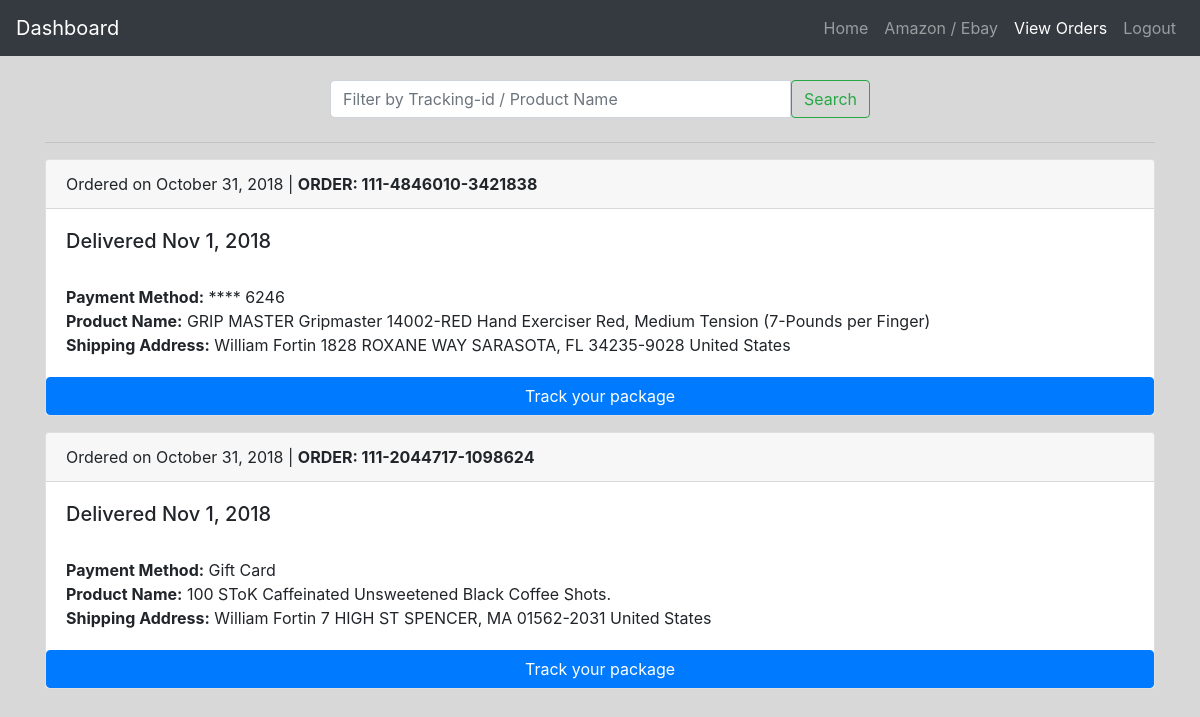
The app's page /amazon/orders/ (signed in) with its own data.
### orders/models.py (models this page shows, shortened)
class Orders(models.Model):
    user_seller = models.ForeignKey(SellerAccount, on_delete=models.CASCADE)
    orderData   = models.CharField(max_length=120)
    orderNumber = models.CharField(max_length=120)
    trackingID = models.CharField(max_length=150)
    orderStatus = models.CharField(max_length=120)
    shippingAddress = models.TextField(max_length=120)
    paymentMethod = models.TextField(max_length=120)
    productName = models.CharField(max_length=120)
    objects = OrderManager()

### orders/views.py (the view)
class OrdersListView(ListView):
    template_name = 'orders/orders_list.html'
    get_context_with_modal = get_context_with_modal
    def get_context_data(self, *args, **kwargs):
        context = super(OrdersListView, self).get_context_data(*args, **kwargs)
        context['my_context'] = get_context_with_modal(context['object_list'])
        return context
    def get_queryset(self, *args, **kwargs):
        request = self.request
        if request.user.is_authenticated and request.user.is_superuser:
            user_seller = request.user.selleraccount_set.all()
            if len(user_seller) > 0:
                user_seller = user_seller[0]
            else:
                user_seller = None
        else:
            user_seller = None
        query   = request.GET.get('q', None)
        if query is not None:
            return Orders.objects.search(query, self.request.user)
        return Orders.objects.filter(user_seller=user_seller)
    def render_to_response(self, context):
        if self.request.user.is_authenticated and self.request.user.is_superuser:
            return super(OrdersListView, self).render_to_response(context)
        return redirect('/accounts/login')

### orders/views.py (called while the page is built)
def get_context_with_modal(qs):
    l = []
    if qs:
        for each in qs:
            order = Orders.objects.filter(orderNumber=each.orderNumber)
            u = order[0]
            order = order.values()[0]
            temp = {}
            temp['TrackingNumber'] = u.trackingID
            dates = TrackingDetails.objects.filter(orders=u).values('date').distinct()
            for h in dates:
                temp[h['date']] = TrackingDetails.objects.filter(date=h['date'], orders=u).values('time', 'activity')
            order['track'] = temp
            l.append(order)
    return l

### orders/templates/orders/orders_list.html (shortened to what this page needs)
{% extends 'seller/base.html' %}
{% block main %}
  <div class="container">
    <div class="row">
      <div class="col-6 mx-auto mb-2 mt-4">
        <form method="GET" action="" class="form my-2 my-lg-0 search-form">
          <div class="input-group">
            <input class="form-control" type="text" placeholder="Filter by Tracking-id / Product Name" aria-label="Search" name="q" value="{{ request.GET.q }}">
            <span class="input-group-btn">
              <button class="btn btn-outline-success" type="submit">Search</button>
            </span>
          </div>
        </form>
      </div>
    </div>
    <hr />
    {% include 'orders/snippets/orderListing.html' with object_list=object_list %}
  </div>
{% endblock %}

### amazon_seller/templates/seller/base.html (shortened to what this page needs)
{% load static %}
<!DOCTYPE html>
<html lang="en" dir="ltr">
  <head>
    {% include 'seller/base/css.html' %}
  </head>
  <body style="background-color: #d8d8d8">
    {% include 'seller/snippets/top_navbar.html' %}
    <main>
    {% block main %}
    {% endblock %}
  </body>
</html>

### amazon_seller/templates/seller/base/css.html (shortened to what this page needs)
<link rel="stylesheet" href="https://stackpath.bootstrapcdn.com/bootstrap/4.1.3/css/bootstrap.min.css">

### amazon_seller/templates/seller/snippets/top_navbar.html (shortened to what this page needs)
{% url 'amazon:home' as home_url %}
{% url 'amazon:setup' as setup_url %}
{% url 'amazon:orders' as orders_url %}
<nav class="navbar navbar-expand-lg navbar-dark bg-dark">
  <a class="navbar-brand" href="#">Dashboard</a>
  <div class="collapse navbar-collapse" id="navbarSupportedContent">
    <ul class="navbar-nav ml-auto">
      <li class="nav-item">
        <a class="nav-link {% if request.path == home_url %}active{% endif %}" href="{% url 'amazon:home' %}">Home</a>
      </li>
      <li class="nav-item">
        <a class="nav-link {% if request.path == setup_url %}active{% endif %}" href="{% url 'amazon:setup' %}">Amazon / Ebay</a>
      </li>
      <li class="nav-item">
        <a class="nav-link {% if request.path == orders_url %}active{% endif %}" href="{% url 'amazon:orders' %}">View Orders</a>
      </li>
      <li class="nav-item">
        <a class="nav-link " href="{% url 'account_logout' %}">Logout</a>
      </li>
    </ul>
  </div>
</nav>

### orders/templates/orders/snippets/orderListing.html (shortened to what this page needs)
{% for obj in my_context %}
  <div class="card mt-3">
    <div class="card-header">
      {{ obj.orderData }} | <b>ORDER: {{ obj.orderNumber }}</b>
    </div>
    <div class="card-body">
      <h5>{{ obj.orderStatus }}</h5><br />
      <b>Payment Method:</b> {{ obj.paymentMethod }}<br />
      <b>Product Name:</b> {{ obj.productName }}<br />
      <b>Shipping Address:</b> {{ obj.shippingAddress }}
    </div>
    <button type="button" class="btn btn-primary" data-toggle="modal" data-target="#a{{ obj.orderNumber }}">
      Track your package
    </button>
  </div>
{% endfor %}

### amazon_seller/templates/seller/base/js.html (shortened to what this page needs)
{% load static %}

### records on screen
Orders: orderData "Ordered on October 31, 2018", orderNumber "111-4846010-3421838", orderStatus "Delivered Nov 1, 2018", paymentMethod "**** 6246", productName "GRIP MASTER Gripmaster 14002-RED Hand Exerciser Red, Medium Tension (7-Pounds per Finger)", shippingAddress "William Fortin 1828 ROXANE WAY SARASOTA, FL 34235-9028 United States"
Orders: orderData "Ordered on October 31, 2018", orderNumber "111-2044717-1098624", orderStatus "Delivered Nov 1, 2018", paymentMethod "Gift Card", productName "100 SToK Caffeinated Unsweetened Black Coffee Shots.", shippingAddress "William Fortin 7 HIGH ST SPENCER, MA 01562-2031 United States"
